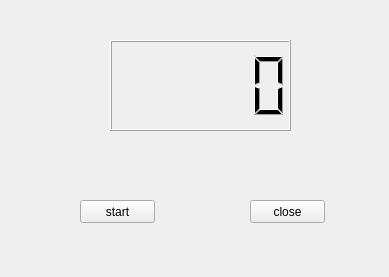
<?xml version="1.0" encoding="UTF-8"?>
<ui version="4.0">
 <class>Widget</class>
 <widget class="QWidget" name="Widget">
  <property name="geometry">
   <rect>
    <x>0</x>
    <y>0</y>
    <width>389</width>
    <height>277</height>
   </rect>
  </property>
  <property name="windowTitle">
   <string>Widget</string>
  </property>
  <widget class="QLCDNumber" name="lcdNumber">
   <property name="geometry">
    <rect>
     <x>110</x>
     <y>40</y>
     <width>181</width>
     <height>91</height>
    </rect>
   </property>
  </widget>
  <widget class="QPushButton" name="btnStart">
   <property name="geometry">
    <rect>
     <x>80</x>
     <y>200</y>
     <width>75</width>
     <height>23</height>
    </rect>
   </property>
   <property name="text">
    <string>start</string>
   </property>
  </widget>
  <widget class="QPushButton" name="btnClose">
   <property name="geometry">
    <rect>
     <x>250</x>
     <y>200</y>
     <width>75</width>
     <height>23</height>
    </rect>
   </property>
   <property name="text">
    <string>close</string>
   </property>
  </widget>
 </widget>
 <resources/>
 <connections/>
</ui>
